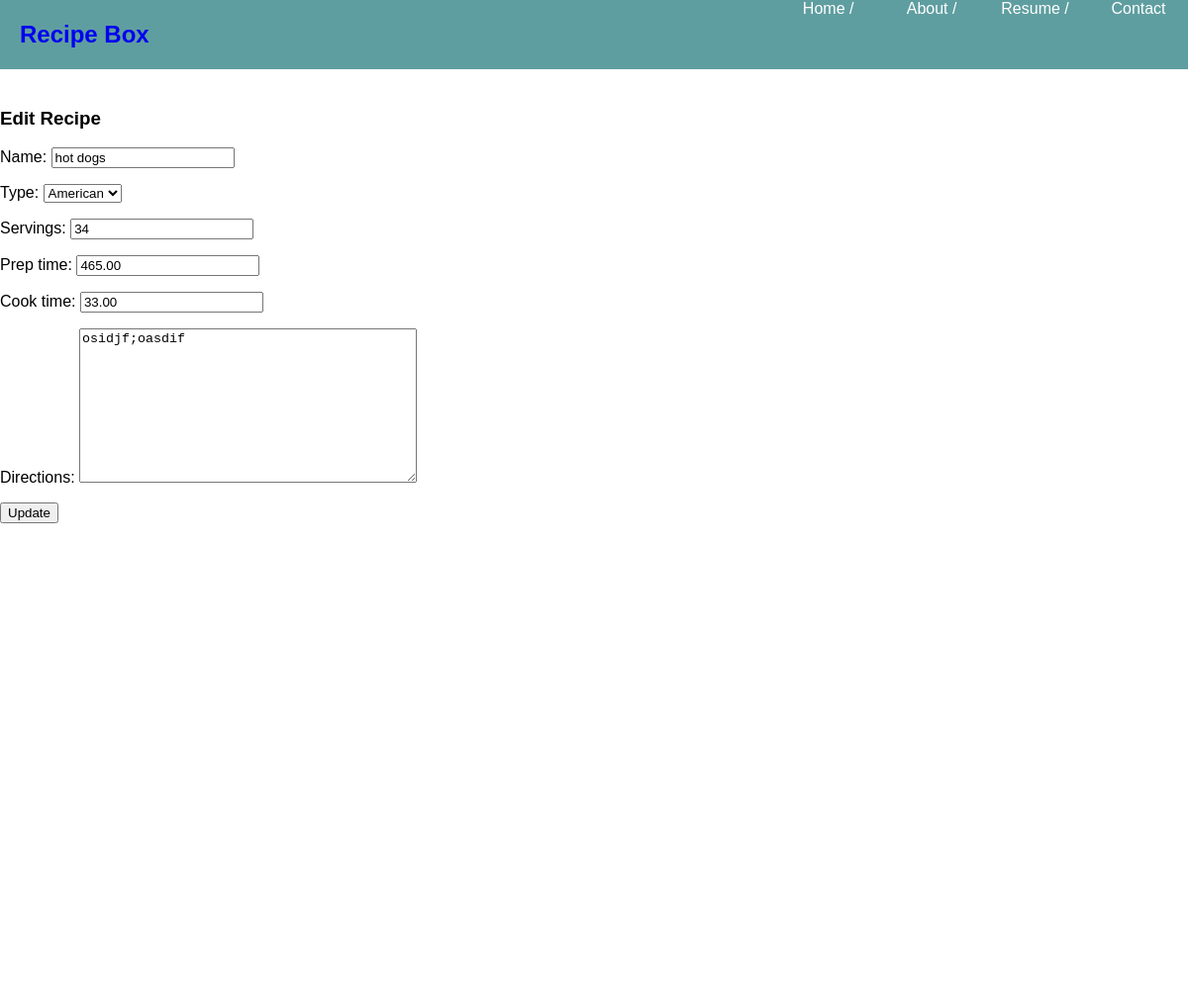
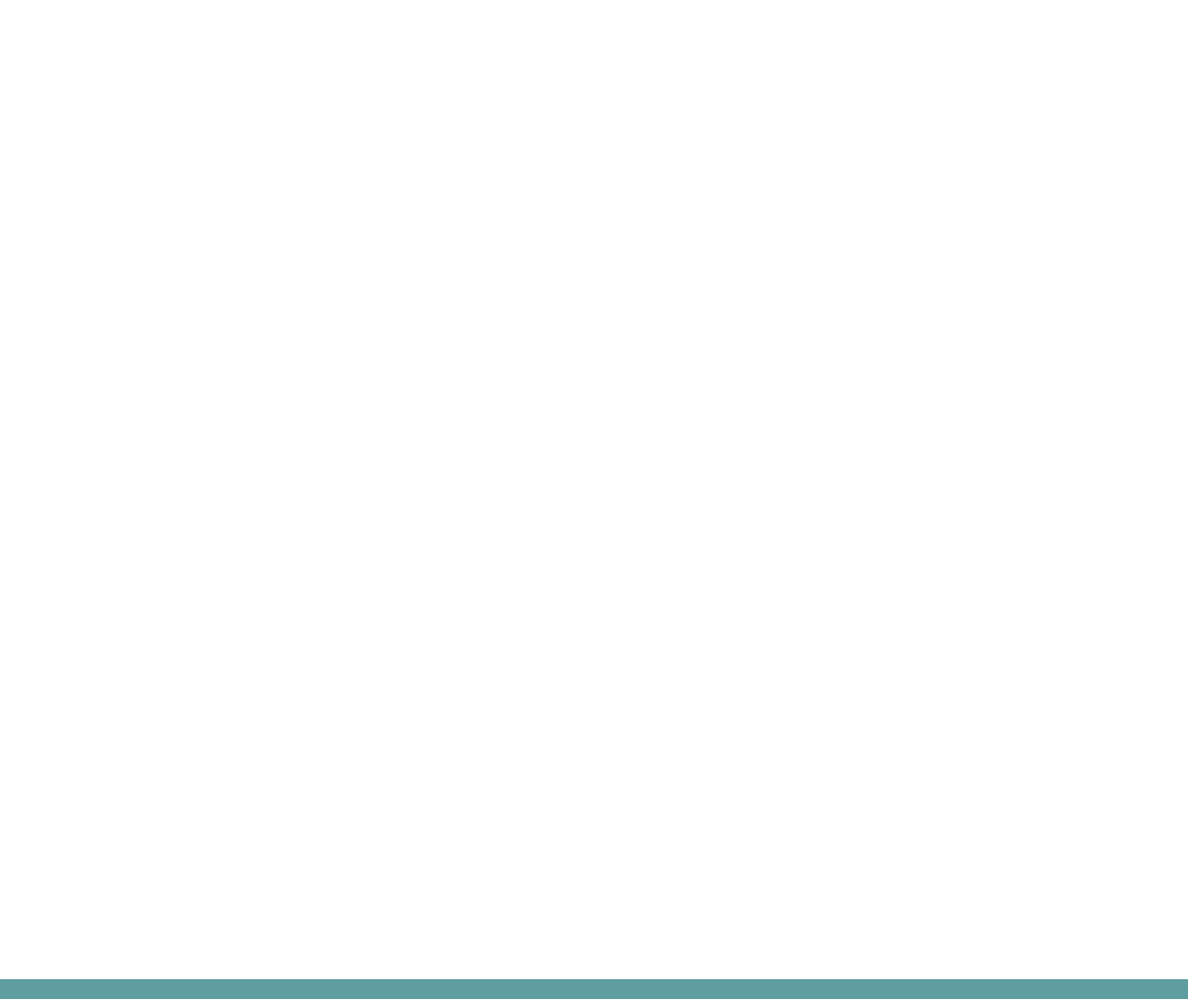
The app's page /recipe/5/edit/ with its own data (2 pictures, top to bottom).
### recipe_store/models.py (models this page shows, shortened)
class Recipe(models.Model):
    ITALIAN = 'IT'
    ASIAN = 'AS'
    AMERICAN = 'AM'
    TYPE_CHOICES = [
        (ITALIAN, 'Italian'),
        (ASIAN, 'Asian'),
        (AMERICAN, 'American')
    ]
    name = models.CharField(max_length = 100)
    type = models.CharField(max_length = 20, choices = TYPE_CHOICES, default = AMERICAN)
    servings = models.IntegerField()
    prep_time = models.DecimalField(decimal_places=2, max_digits=5)
    cook_time = models.DecimalField(decimal_places=2, max_digits=5)
    ingredients = models.ManyToManyField(Ingredient, through='RecipeIngredient')
    directions = models.TextField()

### recipe_store/views.py (the view)
# urls.py: path('recipe/<int:pk>/edit/', RecipeUpdateView.as_view(), name='recipe_edit'),
class RecipeUpdateView(UpdateView):
    model = Recipe
    template_name = 'recipe_edit.html'
    fields = ['name', 'type', 'servings', 'prep_time', 'cook_time', 'directions']

### templates/recipe_edit.html
{% extends 'base.html' %}
{% block content %}
    <main>
        <h3>Edit Recipe</h3>
        <form action="" method="post">{% csrf_token %}
            {{ form.as_p }}
            <input type="submit" value="Update">
        </form>
    </main>
{% endblock content %}

### recipe_store/static/recipe_store/css/base.css (style rules this page uses)
body { margin: 0 auto; height: 2000px; font-family: Helvetica; }
main { top: 90px; height: auto; position: relative; }

### records on screen
Recipe: name "hot dogs", type "American", servings "34", prep_time "465.00", cook_time "33.00", directions "osidjf;oasdif"
